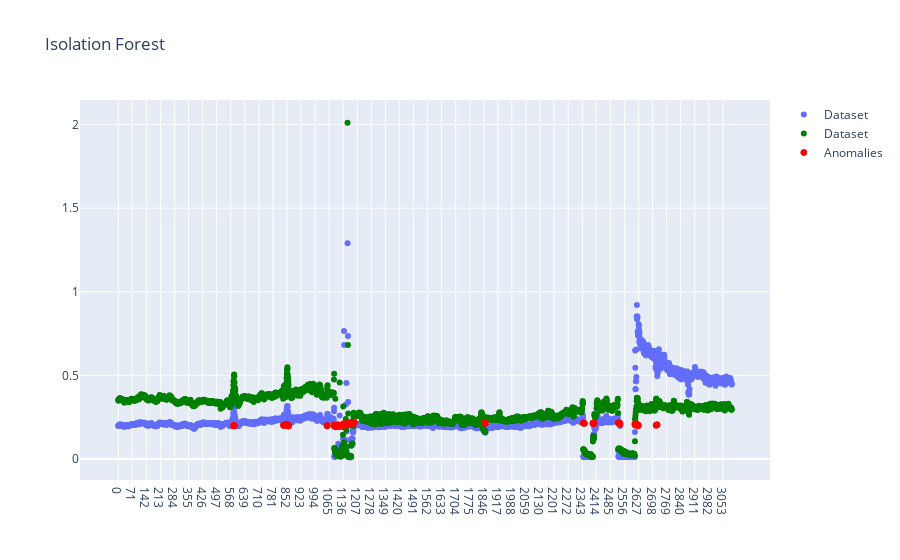

The notebook cell this image was saved under:
### Code cell
data = [v8,h8, outlier]
fig = go.Figure(data=data, layout=layout)
fig.show()

### Figure 1 — Plotly figure (JSON) as saved in the notebook; plotly's stock layout.template omitted (floating-point values rounded to 4 significant figures; data arrays with more than 128 entries replaced by an {"elided": "..."} marker saying what was removed)
{"data": [{"mode": "markers", "name": "Dataset", "type": "scatter", "x": {"elided": "3099 str values"}, "y": {"elided": "3099 float values"}}, {"line": {"color": "green", "width": 1}, "mode": "markers", "name": "Dataset", "type": "scatter", "x": {"elided": "3099 str values"}, "y": {"elided": "3099 float values"}}, {"marker": {"color": "red", "line": {"color": "red", "width": 1}, "size": 6}, "mode": "markers", "name": "Anomalies", "type": "scatter", "x": {"elided": "155 str values"}, "y": {"elided": "3099 float values"}}], "layout": {"title": {"text": "Isolation Forest"}}}
